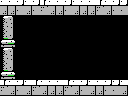

Below is a game level as drawn by its tile map, then a one-line description and the .tmx file that defines it, in full:
An orthogonal 16x12 tile map with 8x8 px tiles, 1 tile layer (Tile Layer 1) and 8 objects (2x breakable-left, item, big-item, door-left, 4x4-item, ...).

<map version="1.0" orientation="orthogonal" renderorder="right-down" width="16" height="12" tilewidth="8" tileheight="8" nextobjectid="9">
 <properties>
  <property name="right" value="hole" />
 </properties>
 <tileset firstgid="1" name="tiles" tilewidth="8" tileheight="8" tilecount="256" columns="16">
  <image source="tiles.png" width="128" height="128" />
 </tileset>
 <layer name="Tile Layer 1" width="16" height="12">
  <data encoding="csv">
156,156,247,156,247,151,156,156,247,156,156,156,151,156,247,247,
152,152,153,152,153,153,152,152,153,152,152,152,153,152,153,153,
196,197,1,1,1,1,1,1,1,1,1,1,1,1,1,1,
212,213,1,1,1,1,1,1,1,1,1,1,1,1,1,1,
228,229,1,1,1,1,1,1,1,1,1,1,1,1,1,1,
244,245,1,1,1,1,1,1,1,1,1,1,1,1,1,1,
196,197,1,1,1,1,1,1,1,1,1,1,1,1,1,1,
212,213,1,1,1,1,1,1,1,1,1,1,1,1,1,1,
228,229,1,1,1,1,1,1,1,1,1,1,1,1,1,1,
244,245,1,1,1,1,1,1,1,1,1,1,1,1,1,1,
151,156,247,156,151,156,156,156,151,156,247,156,156,247,247,156,
153,152,153,152,153,152,152,152,153,152,153,152,152,153,153,152
</data>
 </layer>
 <objectgroup name="objects">
  <object id="1" type="item" x="16" y="64" width="16" height="16" />
  <object id="2" type="big-item" x="16" y="56" width="32" height="24" />
  <object id="3" type="breakable-left" x="0" y="16" width="16" height="32" />
  <object id="4" type="breakable-left" x="0" y="48" width="16" height="32" />
  <object id="5" type="door-left" x="0" y="16" width="16" height="24" />
  <object id="6" type="4x4-item" x="16" y="48" width="32" height="32" />
  <object id="7" type="door-down" x="48" y="80" width="32" height="16" />
  <object id="8" type="breakable-down" x="48" y="80" width="32" height="16" />
 </objectgroup>
</map>
